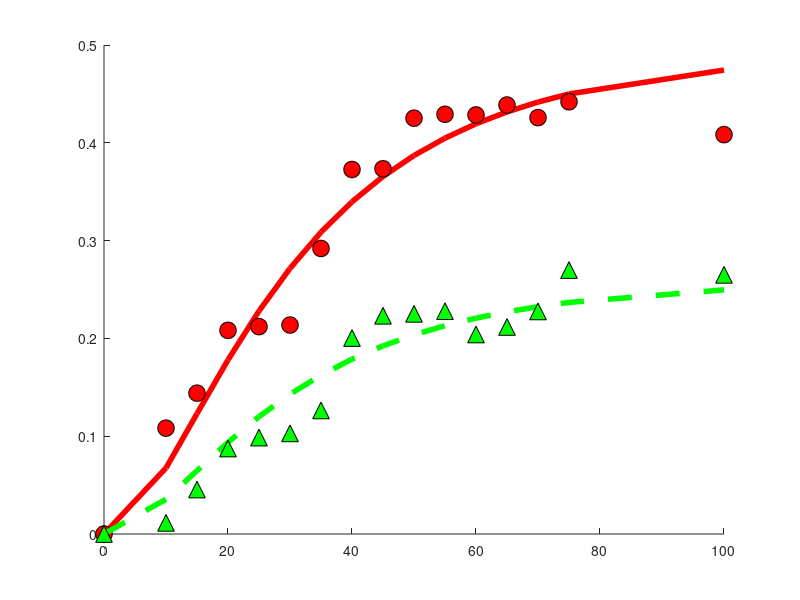

The MATLAB script that drew this image: (Note: this script raises an error after producing the figure.)
% Functions and figures for the model fitting 
% based on the analytical model developed for epigenomeIntegrity project, 
% the functions are here plotted using parameters fitted from the
% experimental data

close all 
% plot properties 

fontSize   = 12;
markerSize = 12;
lineWidth  = 4;

% Plot figues
showHAndDFit        = true;
showSlidingFraction = true;
showSlidingOutOfDR  = true;
showRelativeSliding = true;
showExpansionFactor = true;
showRelativeOpeningDNA      = true;
showRelativeOpeningHistone  = true;

% Experimental measurements 
% uvc dose (the point u=100 is excluded for now due to irregular
% measurement)
% uData = [0 5 10	15	20	25	30	35	40	45	50	55	60	65	70	75 100];
uData = [0  10	15	20	25	30	35	40	45	50	55	60	65	70	75 100];
%__ histone loss data___
% hData = [0 10.714305725	10.8220788165	14.4014983755	20.8225447327	21.2024074872	21.3668579387	29.195045218	37.2706560079	37.3479226024	42.5138151765	42.9133041668	42.8508770934	43.8660779761	42.5763929893	44.1947934168 	40.8353794651
% ]./100;
% excluding measurement at 5 msec
hData = [0 	10.8220788165	14.4014983755	20.8225447327	21.2024074872	21.3668579387	29.195045218	37.2706560079	37.3479226024	42.5138151765	42.9133041668	42.8508770934	43.8660779761	42.5763929893	44.1947934168 	40.8353794651
]./100;

%___DNA loss data____
% dData = [0 1.5704212005	1.1365167475	4.545552178	8.7406190878	9.8581219326	10.2900341153	12.6333239455	20.0360763966	22.3129622161	22.5107680397	22.7887958612	20.4006799168	21.1679155925	22.757261652	26.9902966182	26.4974599239
% ]./100;
% excluding measurement at 5 msec
dData = [0 	1.1365167475	4.545552178	8.7406190878	9.8581219326	10.2900341153	12.6333239455	20.0360763966	22.3129622161	22.5107680397	22.7887958612	20.4006799168	21.1679155925	22.757261652	26.9902966182	26.4974599239
]./100;
% Analytical solutions of the model for histones and DNA loss vs UV dose
T = @(a1,u)  (1-exp(-a1.*u)).^2;% T(u)/T_max
% T = @(a1,u) ((1-exp(-(a1.^2).*u))+sqrt(pi.*u).*a1.*(1-erf(a1.*sqrt(u)))).^2; 
% %-- quadratic (damages) system 
% T  = @(a1,u) a1.*u.^2;


N_total = @(a1,a2,a3,u)1-exp(-(a3.*(1-a2)+a2).*T(a1,u));
N_slide = @(a1,a2,a3,u) (a2./((a3.*(1-a2)+a2))).*N_total(a1,a2,a3,u);
N_open  = @(a1,a2,a3,u) (a3.*(1-a2)./(a3.*(1-a2)+a2)).*N_total(a1,a2,a3,u);

% N = @(a1,a2,u)exp(-(a2).*T(a1,u))+(1-T(a1,u)); % N(u)/N_0
R = @(a1,a2,a3,a4,u)  1+a4.*N_total(a1,a2,a3,u);%+(a4).*(T(a1,u))); %R(u)/R_0
d = @(a1,a2,a3,a4,u) (((R(a1,a2,a3,a4,u))-1+N_open(a1,a2,a3,u))./(R(a1,a2,a3,a4,u)));%+(T(a1,u))./R(a1,a2,a3,a4,u);
h = @(a1,a2,a3,a4,u) (d(a1,a2,a3,a4,u) +(N_slide(a1,a2,a3,u))./R(a1,a2,a3,a4,u));%d(a1,a2,a3,a4,u)+(T(a1,u)-N(a1,a2,u))./R(a1,a2,a3,a4,u) ;%./R(a1,a2,a3,u);


% % % ---autofit
% opt       = optimset('TolFun',1e-15,'TolX',1e-15,'MaxIter',1e7,'MaxFunEvals',1e7,'TolCon',1e-19,'Hessian','bfgs',...
%     'Diagnostics','off');
% % run several tests
% numTests  = 1;
% fitParams = zeros(numTests,4); 
% fval      = zeros(numTests,1);
% for tIdx = 1:numTests
% [fitParams(tIdx,:),fval(tIdx),exitFlag,output]=...
%     fmincon(@FitDandH,1*rand(1,4),-1*eye(4),zeros(4,1),[],[],zeros(4,1),5*ones(4,1),[],opt);
% end
% [~,pl] = min(fval);
%  fitParams = fitParams(pl,:);
% c1 = fitParams(1);
% c2 = fitParams(2);
% c3 = fitParams(3);
% c4 = fitParams(4);

c1 = 0.037;%0.036;% curve h
c2 = 0.35;  %0.35;% lift h
c3 = 0.24; %0.24; % lift d+h
c4 = 0.46; %0.48; % lift d+ h

%-- plot ---
if showHAndDFit
%____ plot histone loss, h
fig1 = figure('Name','nucleosome and DNA fit');
ax1  = axes('Parent',fig1,'NextPlot','Add');
line('Xdata',uData,'YData',h(c1,c2,c3,c4,uData),'Color','r','LineWidth',lineWidth,...
    'Parent',ax1,'DisplayName','nucleosome loss, model');
line('XData',uData,'YData',hData,'Marker','o','MarkerSize',markerSize,'MarkerFaceColor','r','MarkerEdgeColor','k',...
    'LineStyle','none','Parent',ax1,'DisplayName','nucleosome loss, exp. data'), 

%____ plot DNA loss, d
line('XData',uData,'YData',d(c1,c2,c3,c4,uData),'Color','g','LineWidth',lineWidth,...
    'DisplayName','DNA loss fraction, model','Parent',ax1,'LineStyle','--');
line('XData',uData,'YData',dData,'Marker','^','Color','g','MarkerSize',markerSize,'MarkerFaceColor','g',...
    'MarkerEdgeColor','k','LineStyle','none',...
    'Parent',ax1,'DisplayName','DNA loss fraction, exp. data'), 

legend(get(ax1,'Children'),'Location','NW')
title(' Model fit to experimental data','Parent',ax1,'FontSize',fontSize), 
xlabel('U.V dose','Parent',ax1,'FontSize',fontSize)
ylabel('Loss fraction','Parent',ax1,'FontSize',fontSize)
set(ax1,'FontSize',fontSize)
end

if showSlidingFraction 
%_____ plot sliding fraction, h-d
fig2 = figure;
ax2  = axes('Parent',fig2);
line('XData',uData,'YData',(hData-dData),'Marker','o','Color','k','MarkerFaceColor','c',...
    'Parent',ax2,'DisplayName','nucleosome sliding loss, exp.data','MarkerSize',markerSize,'LineStyle','none');
line('XData',uData,'YData',h(c1,c2,c3,c4,uData)-d(c1,c2,c3,c4,uData),'LineWidth',lineWidth,'Parent',ax2,...
    'DisplayName','nucleosome sliding loss, model','Color','k')
xlabel('U.V dose','Parent',ax2,'FontSize',fontSize);
ylabel('h(U)-d(U)','Parent',ax2,'FontSize',fontSize);
title('Fraction of nucleosomes lost by sliding','Parent',ax2,'FontSize',fontSize);
legend(get(ax2,'Children'),'Location','NW')
set(ax2,'FontSize',fontSize,'LineWidth',lineWidth)
end

if showSlidingOutOfDR  
%_____ fraction of sliding out of the damage region (h-d)/(1-d)
fig3 = figure; 
ax3  = axes('Parent',fig3,'NextPlot','add');
line('XData',uData,'Ydata',(hData-dData)./(1-dData),'Marker','o','Color','k','MarkerFaceColor','c',...
    'Parent',ax3,'DisplayName','nucleosome sliding out of DR, exp. data','MarkerSize',markerSize,...
    'LineStyle','none');
line('XData',uData,'YData',(h(c1,c2,c3,c4,uData)-d(c1,c2,c3,c4,uData))./(1-d(c1,c2,c3,c4,uData)),'Parent',ax3,...
    'LineWidth',lineWidth,'DisplayName','nucleosome sliding out of DR, model')
% line('Xdata',uData,'YData',N_slide(c1,c2,c3,uData)./(1-N_open(c1,c2,c3,uData)),'Color','r','Parent',ax3)
% add linear fit for comparison
% linearFitModel = fittype('a*x');
% [fitValues, fitScore] = fit(uData',((hData-dData)./(1-dData))',linearFitModel,'Robust','LAR','StartPoint',1);
% line('XData',uData,'YData',fitValues(uData),'Parent',ax3,'DisplayName','linear fit','Color','r',...
%     'LineStyle','--','LineWidth',lineWidth)
title('Fraction of nucleosome sliding out of the IDR','Parent',ax3,'FontSize',fontSize)
xlabel('U.V dose','Parent',ax3,'FontSize',fontSize);
ylabel('(H(u)-D(u))/(1-D(u)', 'FontSize', fontSize);
legend(get(ax3,'Children'),'Location','NW')
set(ax3,'FontSize',fontSize,'LineWidth',lineWidth)

end

if showRelativeSliding 
%____ relative sliding contribution (h-d)/h
fig4 = figure; 
ax4  = axes('Parent',fig4,'NextPlot','add','FontSize',fontSize);
line('XData',uData,'Ydata',1 -(dData)./hData,'Marker','o','Color','k','MarkerFaceColor','c',...
    'Parent',ax4,'DisplayName','relative nucleosome sliding contribution, exp. data','MarkerSize',markerSize,...
    'LineStyle','none');
line('XData',uData,'YData',((h(c1,c2,c3,c4,uData))-d(c1,c2,c3,c4,uData))./(h(c1,c2,c3,c4,uData)),'Parent',ax4,...
    'LineWidth',lineWidth,'DisplayName','relative nucleosome sliding contribution, model')
xlabel('U.V dose','Parent',ax4,'FontSize',fontSize);
ylabel('(h(U)-d(U))/h(U)','FontSize',fontSize,'Parent',ax4)
legend(get(ax4,'Children'),'Location','NW');
title('1-D/H, Contribution of sliding to the total nucleosome loss','Parent',ax4,'FontSize',fontSize)
set(ax4,'FontSize',fontSize,'LineWidth',lineWidth)
end

if showExpansionFactor
%___ Expansion factor 
fig5 = figure;
uValues = 0:1:100;
ax5  = axes('Parent',fig5,'NextPlot','add','FontSize',fontSize,'LineWidth',lineWidth);
line('XData',uValues,'YData',R(c1,c2,c3,c4,uValues),'Parent',ax5)
xlabel('U.V dose','Parent',ax5,'FontSize',fontSize)
ylabel('A(U)/A(o)','Parent',ax5,'FontSize',fontSize);
set(ax5,'FontSize',fontSize,'LineWidth',lineWidth)
end


if showRelativeOpeningDNA
fig6 = figure;
% this is the DNA loss due to opening 
% show A_openning/A(u)
uVals = 0:0.5:max(uData);
ax6 = axes('Parent', fig6,'NextPlot','Add','FontSize',fontSize,'LineWidth',lineWidth);
title('Relative contribution to DNA loss','FontSize',fontSize,'Parent',ax6)
xlabel(ax6,'UV dose','FontSize',fontSize)
ylabel(ax6,'Fraction of loss','FontSize',fontSize)
d_open = (R(c1,c2,c3,c4,uVals)+N_open(c1,c2,c3,uVals)-c4*N_slide(c1,c2,c3,uVals)-1)./(R(c1,c2,c3,c4,uVals)+N_open(c1,c2,c3,uVals)-c4*N_slide(c1,c2,c3,uVals));

relativeOpening = [d_open./d(c1,c2,c3,c4,uVals);
                   1-d_open./d(c1,c2,c3,c4,uVals)];
% relativeOpening = [(c4.*T(c1,uVals))./(c3.*(1-N(c1,c2,uVals))+c4.*T(c1,uVals));...
%     1-(c4.*T(c1,uVals))./(c3.*(1-N(c1,c2,uVals))+c4.*T(c1,uVals))]';
bar(uVals,relativeOpening',1,'Stacked')
c = get(ax6,'Children');
set(c(1),'LineStyle','none','FaceColor','y');
set(c(2),'LineStyle','none')
%  legend('opening','sliding');
 annotation(fig6,'textbox',...
    [0.404834260977118 0.714880332986472 0.226581941867656 0.100936524453697],...
    'String',{'Sliding contribution'},...
    'FontSize',25,...
    'FitBoxToText','off',...
    'LineStyle','none',...
    'LineWidth',2.5);
annotation(fig6,'textbox',...
    [0.402730531520393 0.369529983792544 0.270322620519159 0.11345218800648],...
    'String',{'Opening contribution'},...
    'FontSize',25,...
    'FitBoxToText','off',...
    'LineStyle','none',...
    'LineWidth',2.5,...
    'Color',[1 1 1]);
set(ax6,'XLim',[uVals(1) uVals(end)]);
end

if showRelativeOpeningHistone  
    % histone loss due to opening
  fig7 = figure;
  uVals = 0:0.5:max(uData);
  ax7 = axes('Parent',fig7,'NextPlot','Add');
  relativeOpeningH = [d_open./h(c1,c2,c3,c4,uVals); 1-d_open./h(c1,c2,c3,c4,uVals)];
%   relativeOpeningH = [c4.*T(c1,uVals)./(R(c1,c2,c3,c4,uVals)-N(c1,c2,uVals));...(1-(1./(1+c4.*T(c1,uVals))))./(1-N(c1,c2,uVals)./R(c1,c2,c3,c4,uVals));...
%       1-(c4.*T(c1,uVals))./(R(c1,c2,c3,c4,uVals)-N(c1,c2,uVals))];%1-(1-(1./(1+c4.*T(c1,uVals))))./(1-N(c1,c2,uVals)./R(c1,c2,c3,c4,uVals))];
  bar(uVals,relativeOpeningH',1.5,'Stacked')
  title('Relative contribution to nucleosome loss','FontSize',fontSize)
  xlabel(ax7,'UV dose','FontSize',fontSize); 
  ylabel(ax7,'Fraction of loss','FontSize',fontSize)
  set(ax7,'FontSize',fontSize,'LineWidth',lineWidth)
  c = get(ax7,'Children');
  set(c(1),'LineStyle','none','FaceColor','y');
  set(c(2),'LineStyle','none')
  annotation(fig7,'textbox',...
    [0.398404202719404 0.170872887242418 0.264760197775033 0.147995889003083],...
    'String',{'Opening contribution'},...
    'FontSize',25,...
    'FitBoxToText','off',...
    'LineStyle','none',...
    'LineWidth',2.5,...
    'Color',[1 1 1]);
annotation(fig7,'textbox',...
    [0.412619283065513 0.621788283658787 0.238802224969098 0.112024665981501],...
    'String',{'Sliding contribution'},...
    'FontSize',25,...
    'FitBoxToText','off',...
    'LineStyle','none',...
    'LineWidth',2.5);
set(ax7,'Xlim',[uVals(1) uVals(end)])
%   legend('opening','sliding');
end

%___Calculate SSEs and R2 for fittings 
sseHistone   = sum((h(c1,c2,c3,c4,uData(1:end-1))-hData(1:end-1)).^2);
rsHistone    = 1-sseHistone./sum((hData-mean(hData)).^2);
sseDNA       = sum((d(c1,c2,c3,c4,uData)-dData).^2);
rsDNA        = 1- sseDNA./sum((dData-mean(dData)).^2);
sseSlidingOutOfIDR = sum(((h(c1,c2,c3,c4,uData)-d(c1,c2,c3,c4,uData))./(1-d(c1,c2,c3,c4,uData)) -(hData-dData)./(1-dData)).^2);
rsSlidingOutOfIDR  = 1- sseSlidingOutOfIDR./sum(((hData-dData)./(1-dData) - mean((hData-dData)./(1-dData))).^2);
[rsDNA rsHistone,rsSlidingOutOfIDR]
